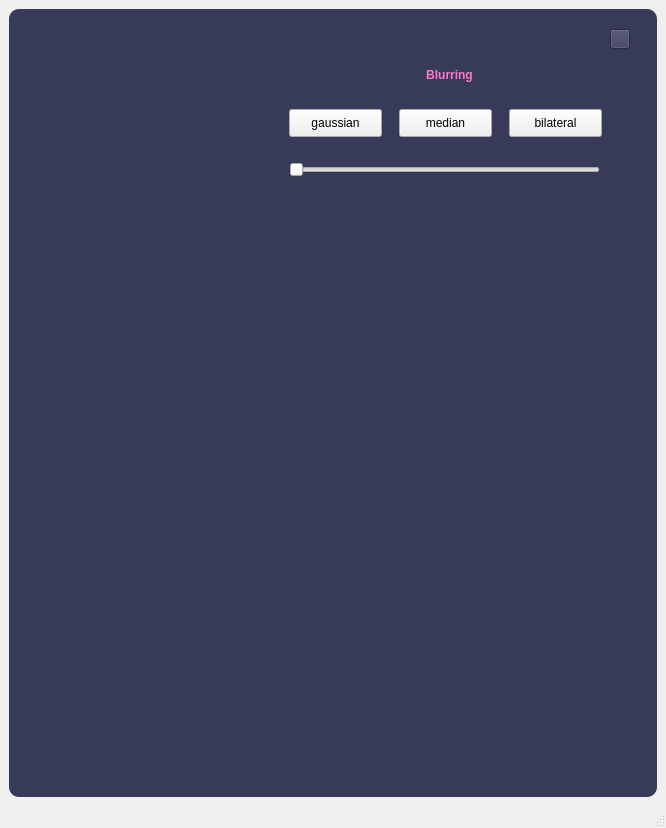
<?xml version="1.0" encoding="UTF-8"?>
<ui version="4.0">
 <class>NoiseWindow</class>
 <widget class="QMainWindow" name="NoiseWindow">
  <property name="geometry">
   <rect>
    <x>0</x>
    <y>0</y>
    <width>666</width>
    <height>828</height>
   </rect>
  </property>
  <property name="windowTitle">
   <string>MainWindow</string>
  </property>
  <widget class="QWidget" name="centralwidget">
   <layout class="QVBoxLayout" name="verticalLayout">
    <item>
     <widget class="QFrame" name="frame">
      <property name="font">
       <font>
        <pointsize>3</pointsize>
        <weight>75</weight>
        <bold>true</bold>
       </font>
      </property>
      <property name="styleSheet">
       <string notr="true">QFrame {
	background-color: rgb(56,58,89);
	color:rgb(220,220,220);
	border-radius : 10px;
}</string>
      </property>
      <property name="frameShape">
       <enum>QFrame::StyledPanel</enum>
      </property>
      <property name="frameShadow">
       <enum>QFrame::Raised</enum>
      </property>
      <widget class="QLabel" name="label_original_image">
       <property name="geometry">
        <rect>
         <x>20</x>
         <y>10</y>
         <width>241</width>
         <height>201</height>
        </rect>
       </property>
       <property name="text">
        <string/>
       </property>
       <property name="pixmap">
        <pixmap>1.jpeg</pixmap>
       </property>
      </widget>
      <widget class="QLabel" name="label_desqription">
       <property name="geometry">
        <rect>
         <x>290</x>
         <y>40</y>
         <width>301</width>
         <height>51</height>
        </rect>
       </property>
       <property name="font">
        <font>
         <pointsize>9</pointsize>
         <weight>75</weight>
         <bold>true</bold>
        </font>
       </property>
       <property name="styleSheet">
        <string notr="true">color:rgb(254,121,199);</string>
       </property>
       <property name="text">
        <string>Blurring</string>
       </property>
       <property name="textFormat">
        <enum>Qt::PlainText</enum>
       </property>
       <property name="alignment">
        <set>Qt::AlignCenter</set>
       </property>
      </widget>
      <widget class="QLabel" name="label">
       <property name="geometry">
        <rect>
         <x>20</x>
         <y>240</y>
         <width>601</width>
         <height>511</height>
        </rect>
       </property>
       <property name="text">
        <string/>
       </property>
       <property name="pixmap">
        <pixmap>2.jpg</pixmap>
       </property>
      </widget>
      <widget class="QSlider" name="horizontalSlider">
       <property name="geometry">
        <rect>
         <x>280</x>
         <y>150</y>
         <width>311</width>
         <height>22</height>
        </rect>
       </property>
       <property name="minimum">
        <number>1</number>
       </property>
       <property name="maximum">
        <number>37</number>
       </property>
       <property name="singleStep">
        <number>2</number>
       </property>
       <property name="pageStep">
        <number>6</number>
       </property>
       <property name="value">
        <number>1</number>
       </property>
       <property name="sliderPosition">
        <number>1</number>
       </property>
       <property name="orientation">
        <enum>Qt::Horizontal</enum>
       </property>
      </widget>
      <widget class="QPushButton" name="pushButton">
       <property name="geometry">
        <rect>
         <x>280</x>
         <y>100</y>
         <width>93</width>
         <height>28</height>
        </rect>
       </property>
       <property name="text">
        <string>gaussian</string>
       </property>
      </widget>
      <widget class="QPushButton" name="pushButton_2">
       <property name="geometry">
        <rect>
         <x>390</x>
         <y>100</y>
         <width>93</width>
         <height>28</height>
        </rect>
       </property>
       <property name="text">
        <string>median</string>
       </property>
      </widget>
      <widget class="QPushButton" name="pushButton_3">
       <property name="geometry">
        <rect>
         <x>500</x>
         <y>100</y>
         <width>93</width>
         <height>28</height>
        </rect>
       </property>
       <property name="text">
        <string>bilateral</string>
       </property>
      </widget>
      <widget class="QPushButton" name="pushButton_4">
       <property name="geometry">
        <rect>
         <x>601</x>
         <y>20</y>
         <width>20</width>
         <height>20</height>
        </rect>
       </property>
       <property name="styleSheet">
        <string notr="true">background-color: rgb(56,58,89);</string>
       </property>
       <property name="text">
        <string/>
       </property>
       <property name="icon">
        <iconset>
         <normaloff>exit2.png</normaloff>exit2.png</iconset>
       </property>
       <property name="iconSize">
        <size>
         <width>20</width>
         <height>20</height>
        </size>
       </property>
      </widget>
     </widget>
    </item>
   </layout>
  </widget>
  <widget class="QStatusBar" name="statusbar"/>
 </widget>
 <resources/>
 <connections/>
</ui>
